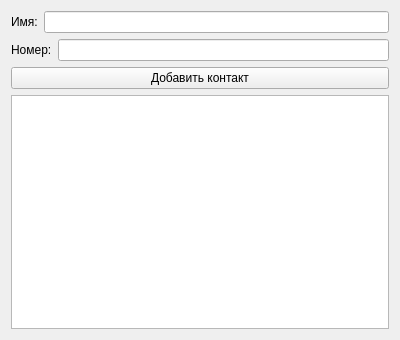
<?xml version="1.0" encoding="UTF-8"?>
<ui version="4.0">
    <class>PhoneBookWindow</class>
    <widget class="QWidget" name="PhoneBookWindow">
        <property name="geometry"><rect><x>0</x><y>0</y><width>400</width><height>340</height></rect></property>
        <property name="windowTitle"><string>Записная книжка</string></property>
        <layout class="QVBoxLayout">
            <item>
                <layout class="QHBoxLayout">
                    <item><widget class="QLabel"><property name="text"><string>Имя:</string></property></widget></item>
                    <item><widget class="QLineEdit" name="editName"/></item>
                </layout>
            </item>
            <item>
                <layout class="QHBoxLayout">
                    <item><widget class="QLabel"><property name="text"><string>Номер:</string></property></widget></item>
                    <item><widget class="QLineEdit" name="editPhone"/></item>
                </layout>
            </item>
            <item>
                <widget class="QPushButton" name="btnAdd">
                    <property name="text"><string>Добавить контакт</string></property>
                </widget>
            </item>
            <item>
                <widget class="QListWidget" name="listWidget"/>
            </item>
        </layout>
    </widget>
    <resources/>
    <connections/>
</ui>
